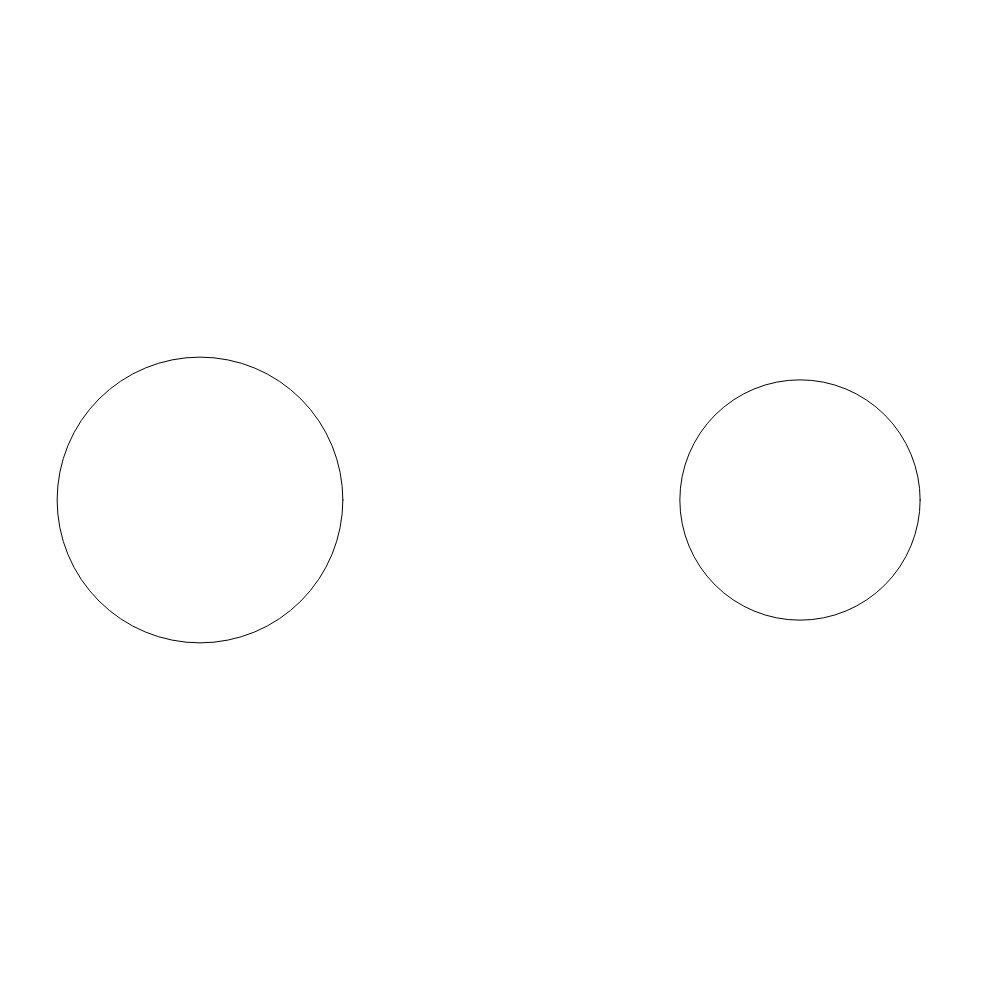
Frame 1 (no input)
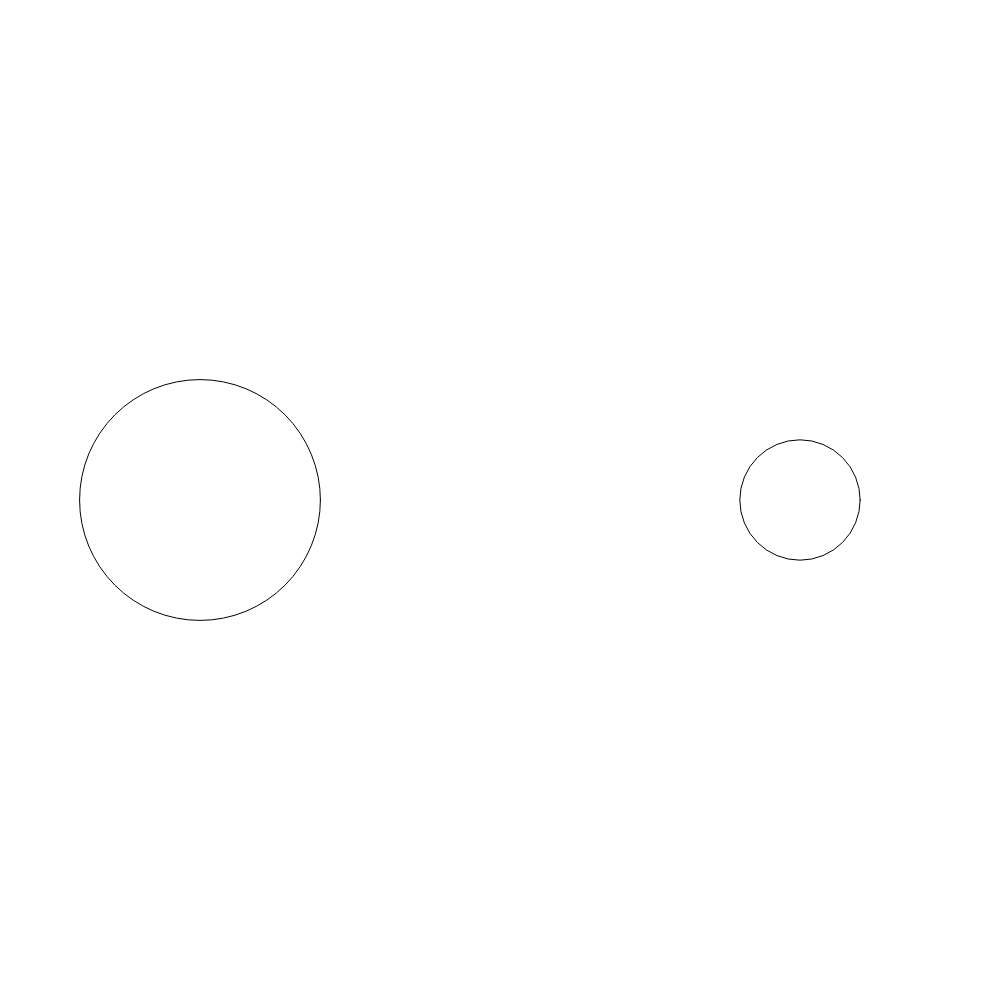
Frame 60 (no input)
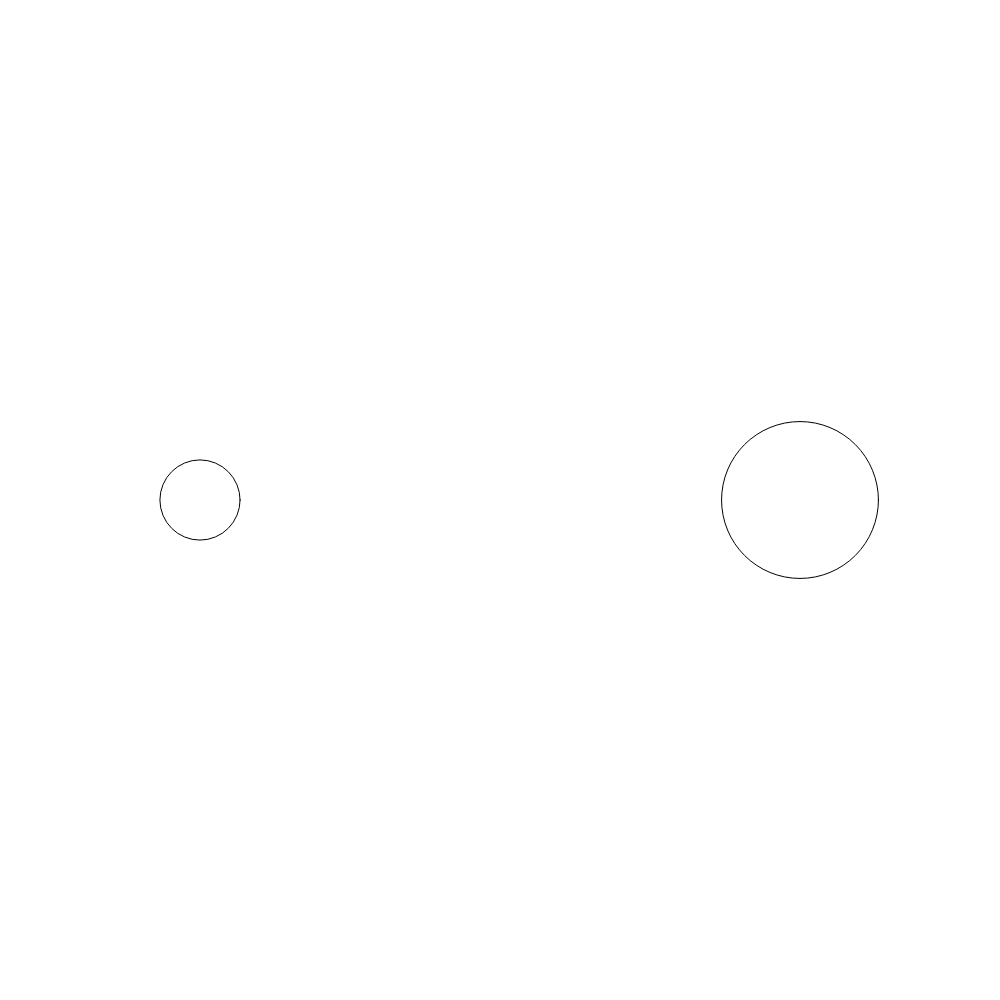
Frame 120 (the mouse pressed at the canvas centre since frame 60)

The p5.js sketch that drew these frames (run headless with seeded random() and noise() and a simulated clock; from frame 60 on, the mouse is pressed at the canvas centre):

// p5.js sketch
// ── sketch.js
var f=0;

function setup() {
  createCanvas(1000, 1000);
  colorMode(HSB);
}

function draw() {
  background(255);
  f+=0.1;
  ellipse(200, 500, random(400));
  ellipse(800, 500, noise(f)*400);
}
